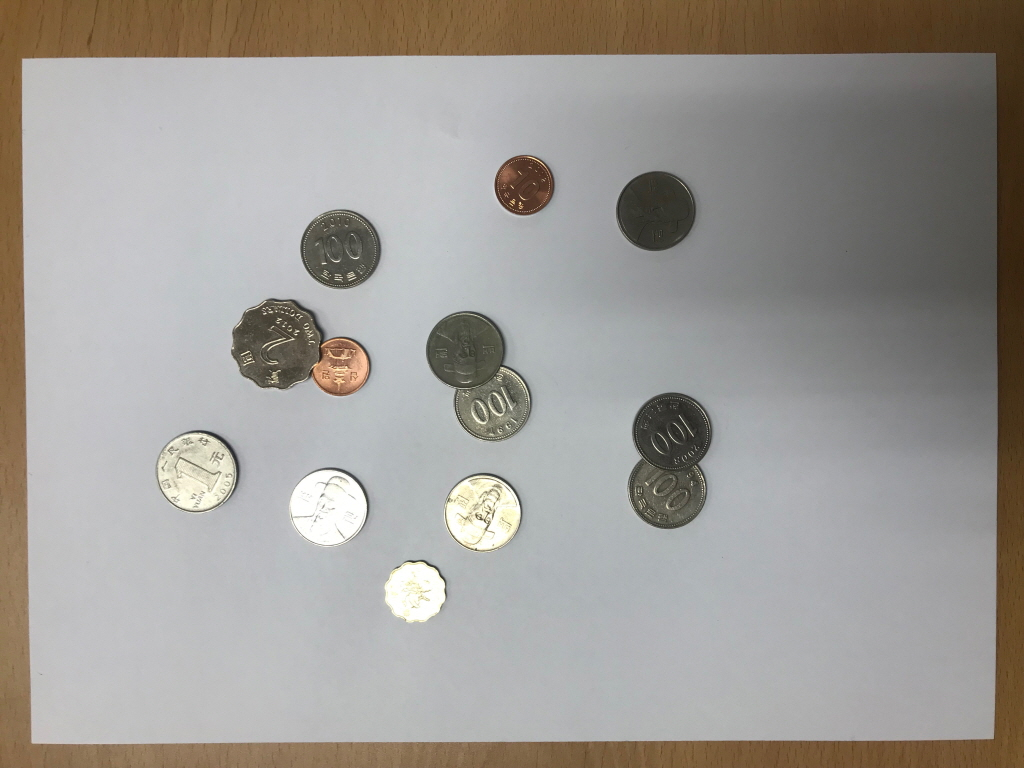
#> input picture sIMG_8255.JPG, 1024 x 768 px
$ jupyter execute Homework3.ipynb
#> lines starting #> are read from the running program, lines starting #| are printed output that depends on the picture; after the words box and inside, x2 and y2 are one past the last pixel; in counts of white or black regions, pixels touching at a corner belong together
[cell 1]
import numpy as np
import cv2
import matplotlib.pyplot as plt

[cell 2]
img = cv2.imread('sIMG_8255.JPG')
#> img is the input picture: shape (768, 1024, 3); mean B, G, R 149.9, 154.6, 158.2

[cell 3]
roi = cv2.resize(img, dsize=(0, 0), fx=0.5, fy=0.5)
gray = cv2.cvtColor(roi, cv2.COLOR_BGR2GRAY)
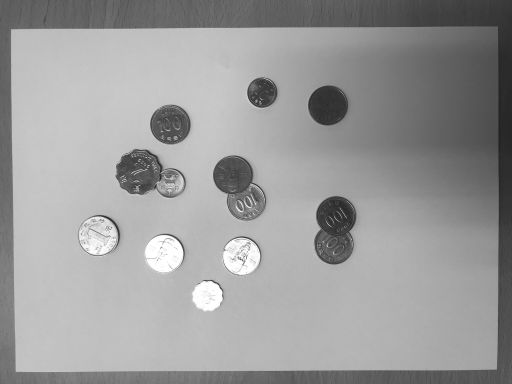
#> gray: shape (384, 512); min 32, max 255, mean 155.3

[cell 4]
gray_blur = cv2.GaussianBlur(gray, (15, 15), 3)
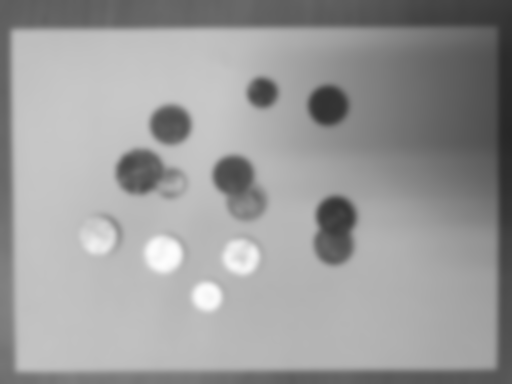
#> gray_blur: shape (384, 512); min 39, max 253, mean 155.3
thresh = cv2.adaptiveThreshold(gray_blur, 255, cv2.ADAPTIVE_THRESH_GAUSSIAN_C, cv2.THRESH_BINARY_INV, 11, 2)
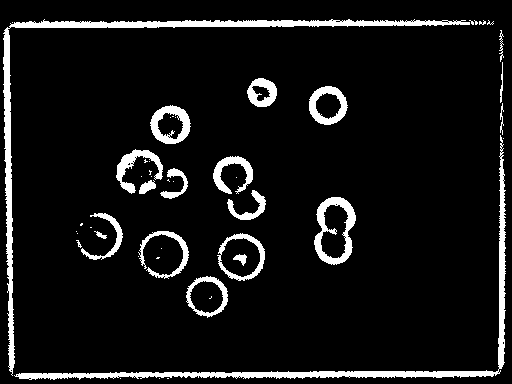
#> thresh: shape (384, 512); 8.3% white; 49 white regions (28 under 20 px), largest, box (x1, y1, x2, y2) and area: (3, 19, 470, 376) 4630, (14, 135, 506, 380) 3872, (314, 197, 356, 265) 1132
kernel = np.ones((3, 3), np.uint8)

[cell 5]
closing = cv2.morphologyEx(thresh, cv2.MORPH_CLOSE, kernel, iterations = 4)
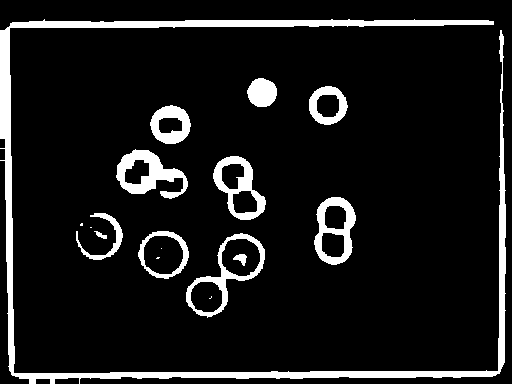
#> closing: shape (384, 512); 10% white; 17 white regions (5 under 20 px), largest, box (x1, y1, x2, y2) and area: (0, 19, 506, 384) 10500, (116, 149, 188, 199) 1598, (314, 197, 356, 265) 1295
dilation = cv2.dilate(closing, kernel, iterations = 1)
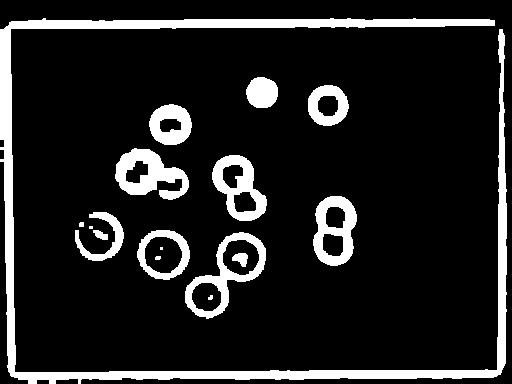
#> dilation: shape (384, 512); 13.4% white; 17 white regions (2 under 20 px)
cont_img = dilation.copy()
contours, hierarchy = cv2.findContours(cont_img, cv2.RETR_EXTERNAL, cv2.CHAIN_APPROX_SIMPLE)
#> contours = 13 contours, 2 with area under 20; largest, box (x1, y1, x2, y2) and area: (0, 18, 507, 384) 12213, (185, 232, 266, 319) 3380, (313, 196, 357, 266) 2340, (212, 155, 267, 221) 2284, (115, 148, 189, 200) 2209

[cell 6]
for cnt in contours:
    area = cv2.contourArea(cnt)
    if area < 500 or area > 4000:
        continue

    if len(cnt) < 5:
        continue

    ellipse = cv2.fitEllipse(cnt)
    cv2.ellipse(roi, ellipse, (0,255,0), 2)
#> this loop made 13 passes
#> (area, ellipse) on passes 1, 2, 6, 7, 8, 9, 10, 11, 12: (3380.5, ((226.4, 273.9), (49.99, 103.8), 40.57)), (1986, ((163.3, 253.7), (49.42, 51.39), 99.72)), (685.5, ((99.11, 236.6), (44.15, 46.52), 33.69)), (2340.5, ((334.2, 229.9), (42.31, 74.45), 3.88)), (2284.5, ((238.9, 186.9), (42.4, 74.71), 155.8)), (2209, ((147.4, 174.3), (43.9, 76.44), 106.6)), (1328.5, ((170.2, 124.4), (40.47, 42), 89.55)), (1273.5, ((327.4, 105), (40.44, 40.48), 60.2)), (752, ((261.7, 92.36), (30.85, 31.45), 101.6))
#> area on passes 3, 13: 75, 12213
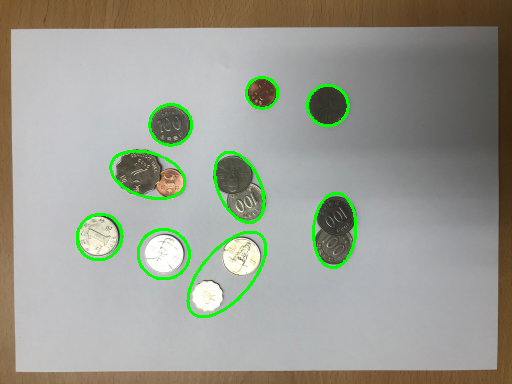
#> roi: shape (384, 512, 3); mean B, G, R 146.5, 156.9, 154.7

[cell 7]
plt.figure(figsize=(24,8))
plt.subplot(1,3,1),plt.imshow(thresh,cmap = 'gray')
plt.title('Adaptive Thresholding'), plt.xticks([]), plt.yticks([])
plt.subplot(1,3,2),plt.imshow(dilation,cmap = 'gray')
plt.title('Morphological Closing'), plt.xticks([]), plt.yticks([])
plt.subplot(1,3,3),plt.imshow(roi)
plt.title('Contours'), plt.xticks([]), plt.yticks([])
plt.show()
#> figure, not shown here; B, G, R data is drawn as R, G, B

$ run again, with sIMG_2164.jpg copied over sIMG_8255.JPG
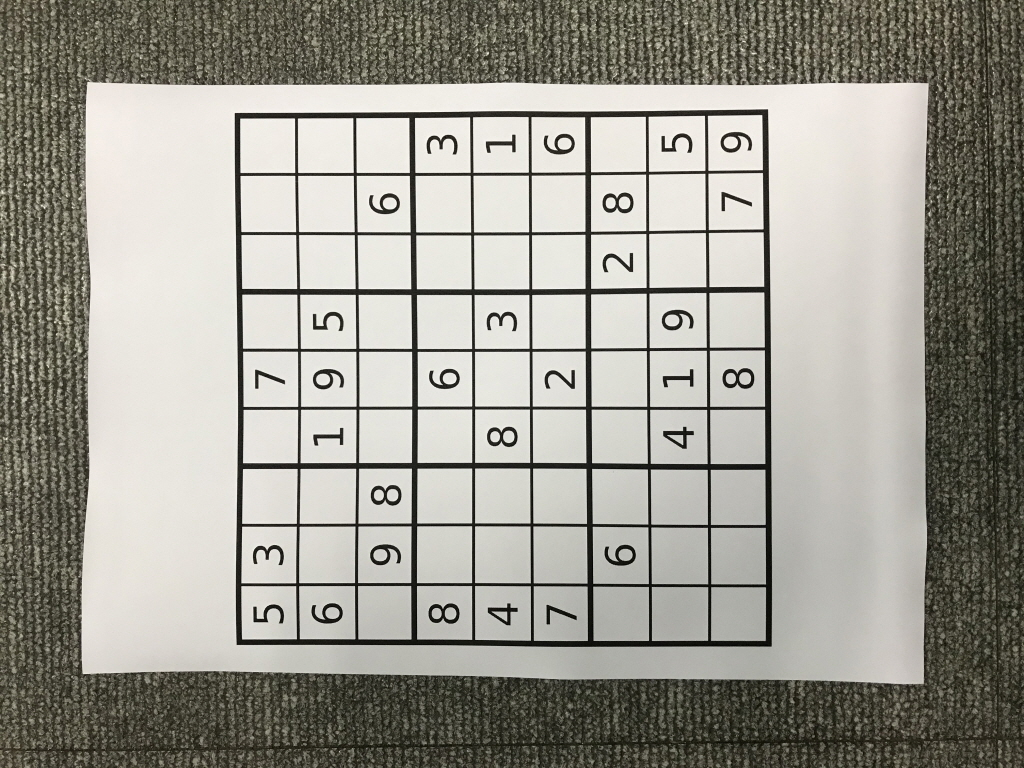
#> input picture sIMG_2164.jpg, 1024 x 768 px
#> img is the input picture: shape (768, 1024, 3); mean B, G, R 146.2, 155.1, 157.1
#> `thresh = cv2.adaptiveThreshold(gray_blur, 255, cv2.ADAPTIVE_THRESH_GAU..`:
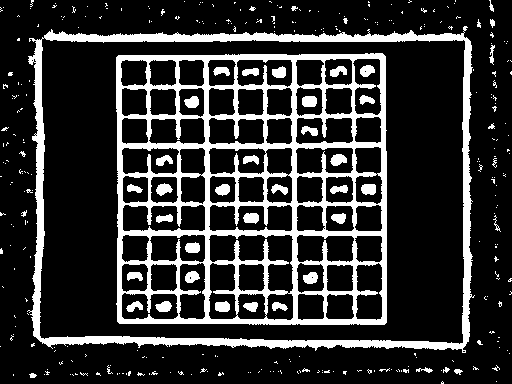
#> thresh: shape (384, 512); 19.4% white; 324 white regions (279 under 20 px), largest, box (x1, y1, x2, y2) and area: (116, 53, 387, 325) 22271, (27, 26, 475, 353) 10699, (302, 96, 317, 107) 151
#> closing: shape (384, 512); 27.9% white; 124 white regions (95 under 20 px), largest, box (x1, y1, x2, y2) and area: (116, 53, 387, 325) 39994, (12, 16, 483, 358) 12412, (489, 0, 497, 112) 357
#> dilation: shape (384, 512); 35% white; 114 white regions (40 under 20 px)
#> contours = 113 contours, 61 with area under 20; largest, box (x1, y1, x2, y2) and area: (11, 15, 484, 359) 138665, (488, 0, 498, 113) 502, (356, 359, 464, 376) 488, (69, 364, 159, 377) 353, (296, 367, 335, 375) 142
#> the loop `for cnt in contours:` made 113 passes
#> area on passes 4 to 11: 30.5, 21, 62.5, 33, 92, 142.5, 37.5, 27.5
#> after the loop `for cnt in contours:`:
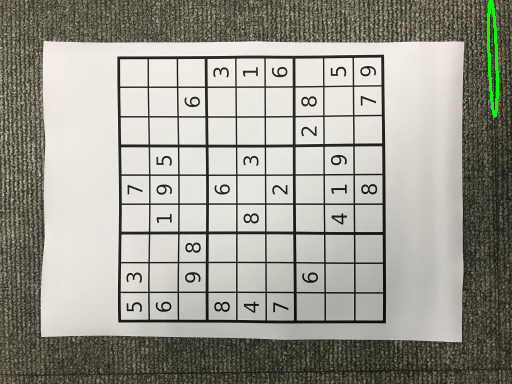
#> roi: shape (384, 512, 3); mean B, G, R 146.1, 155.9, 157

$ run again, with sIMG_2177.jpg copied over sIMG_8255.JPG
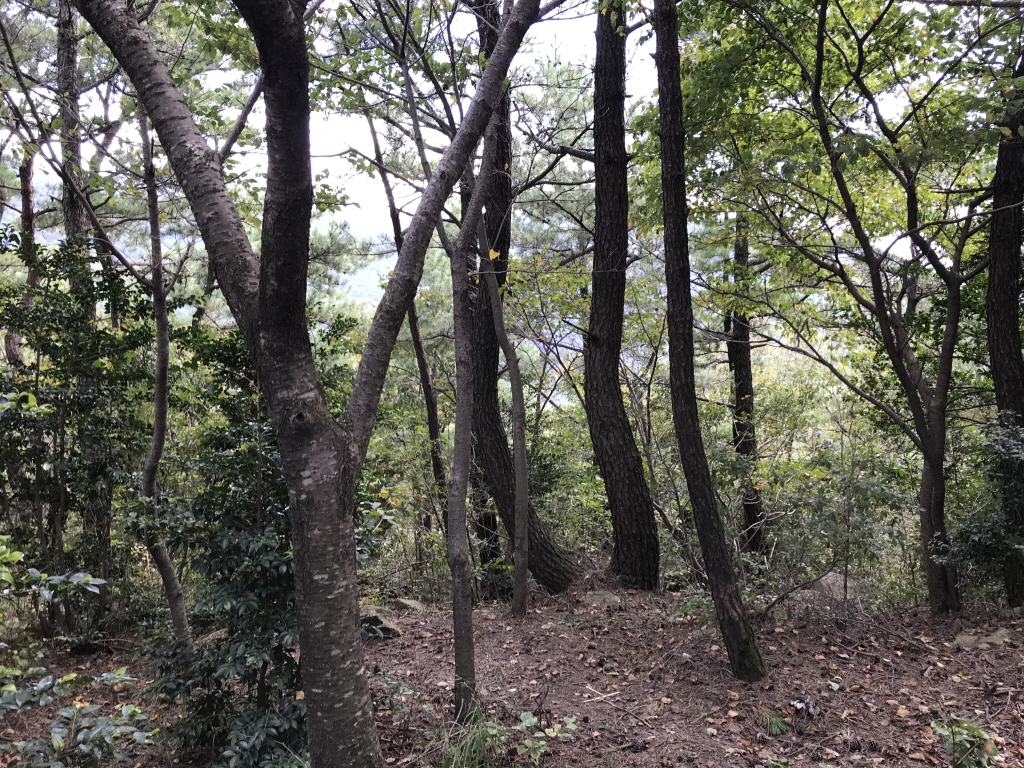
#> input picture sIMG_2177.jpg, 1024 x 768 px
#> img is the input picture: shape (768, 1024, 3); mean B, G, R 86.8, 96.1, 97.1
#> `thresh = cv2.adaptiveThreshold(gray_blur, 255, cv2.ADAPTIVE_THRESH_GAU..`:
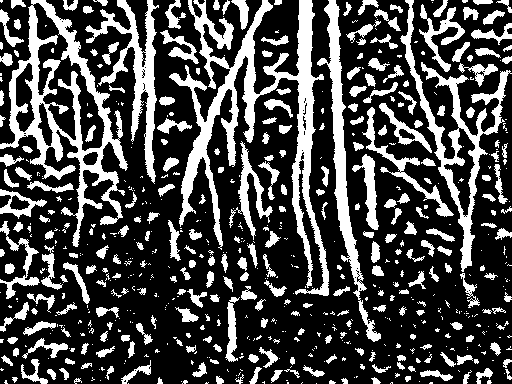
#> thresh: shape (384, 512); 28.7% white; 638 white regions (362 under 20 px), largest, box (x1, y1, x2, y2) and area: (169, 0, 329, 296) 10287, (0, 0, 128, 247) 7446, (400, 0, 512, 272) 4321
#> closing: shape (384, 512); 50.6% white; 170 black regions, largest, box (x1, y1, x2, y2) and area: (235, 210, 512, 384) 19380, (69, 132, 228, 384) 18057, (374, 173, 463, 259) 3330
#> dilation: shape (384, 512); 61% white; 179 black regions
#> contours = 48 contours, 17 with area under 20; largest, box (x1, y1, x2, y2) and area: (0, 0, 512, 384) 145010, (354, 323, 494, 384) 3276, (475, 320, 512, 357) 468, (80, 362, 115, 384) 410, (120, 353, 152, 384) 342
#> the loop `for cnt in contours:` made 48 passes
#> area on passes 3, 4, 5, 8, 10, 11, 12, 15: 29.5, 87.5, 41, 410.5, 175.5, 119, 342.5, 25
#> after the loop `for cnt in contours:`:
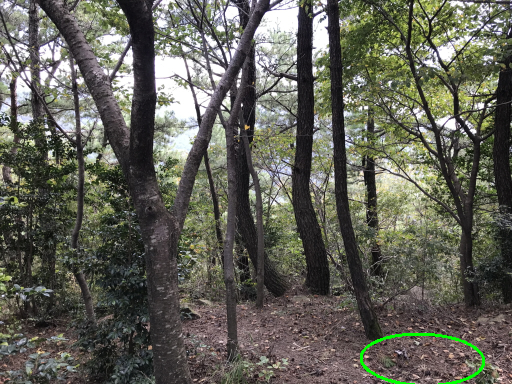
#> roi: shape (384, 512, 3); mean B, G, R 86.6, 96.9, 96.8
